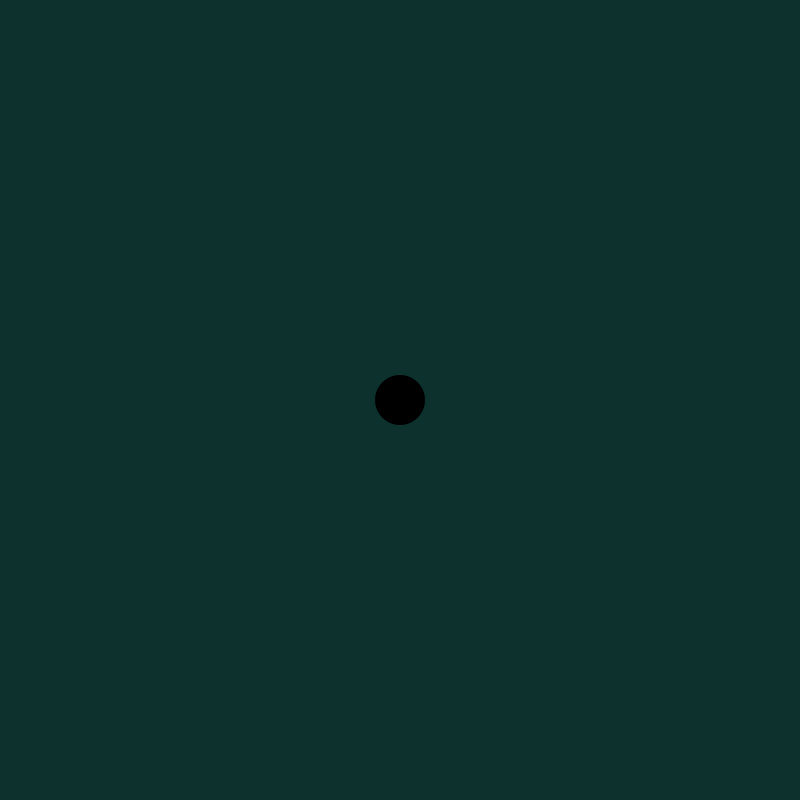
Frame 1 (no input)
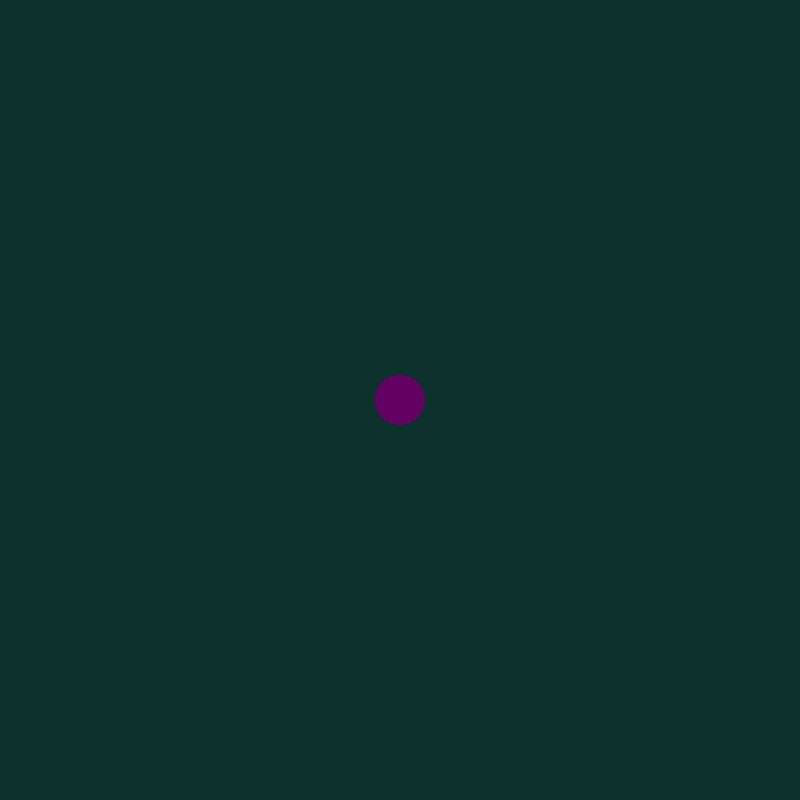
Frame 60 (the mouse pressed at the canvas centre just before this capture)
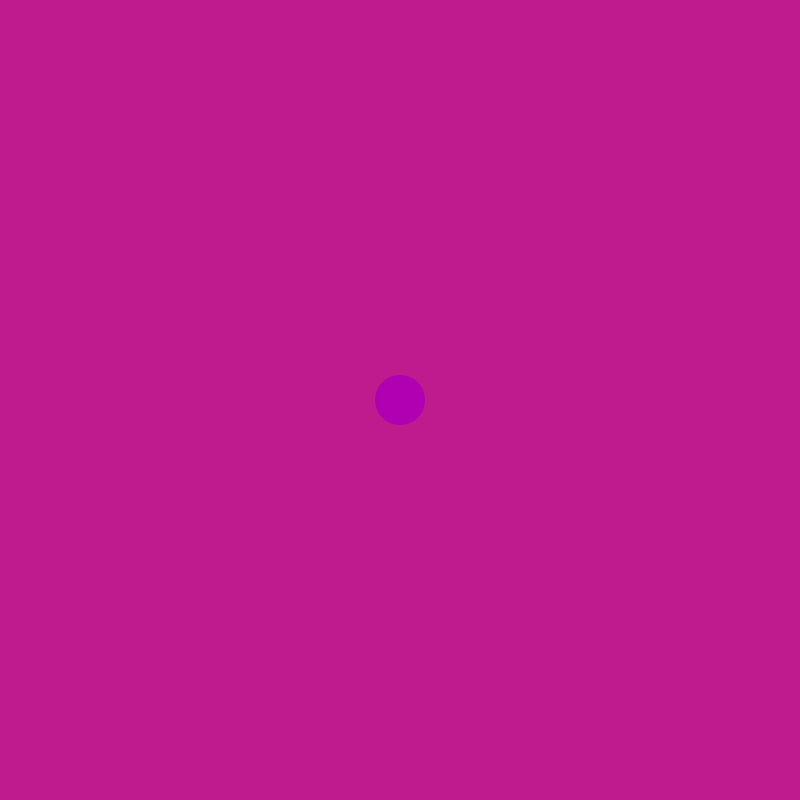
Frame 120 (the mouse held since frame 60 and released just before this capture)

The Processing sketch that drew these frames (run headless with seeded random() and noise(); from frame 60 on, the mouse is pressed at the canvas centre):

// Processing sketch: mouse
// ── mouse.pde

float xPos, yPos;
int size=50;
int r, g, b;

void setup() {
  size(800, 800);
  xPos=width/2;
  yPos=height/2;
  noStroke();
}
void draw() {


  if (calcDist(xPos, yPos) < size/2) {
   background(random(0,255), random (0,225), random (0,225));
  } else {
    background(13, 49, 45);
  }

  fill(b, g, r);
  r= int(map(mouseX, 0, width, 100, 255));
  b=int(map(mouseY, 0, height, 100, 255));
  
  
  ellipse(xPos, yPos, size, size);
}

float calcDist(float x, float y) {
  float dist = sqrt(sq(x-mouseX)+sq(y-mouseY)) ;
  return dist;
}
